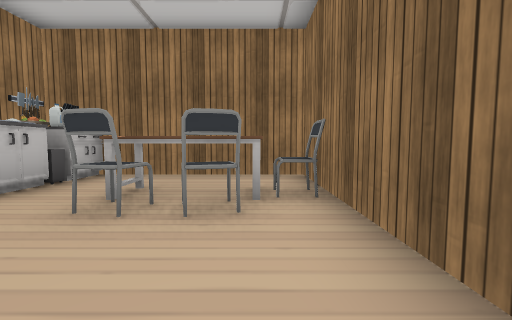
[1] (above)

12 first-person views from a walk through a 3-D level made in the Unity game engine. The camera is 0.68 m above the floor, tilts 4° down and sees 90° across. The floor is counted in squares, 1 m on a side. Each view is taken from the middle of a square. On the plan, view 1 faces up. The plan holds only what a view shows up to about 9 squares ahead; the rest is blank. The place goes on beyond the plan. The player is left out. Some surface patterns are stand-ins.

[2]
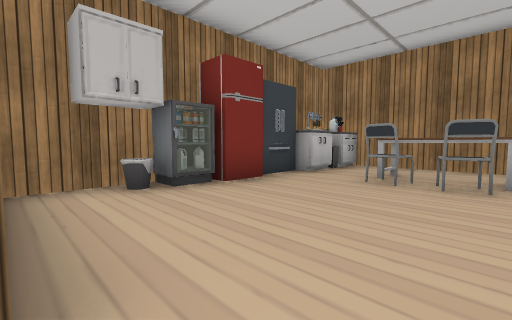

[3]
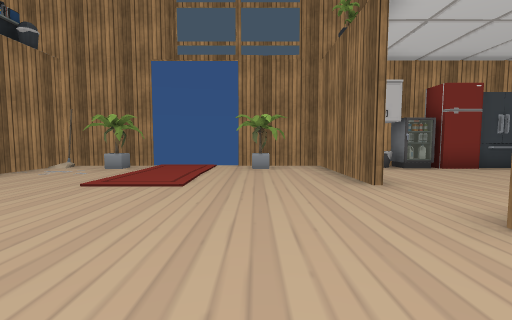

[4]
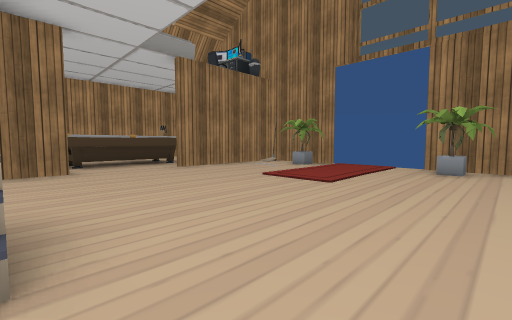

[5]
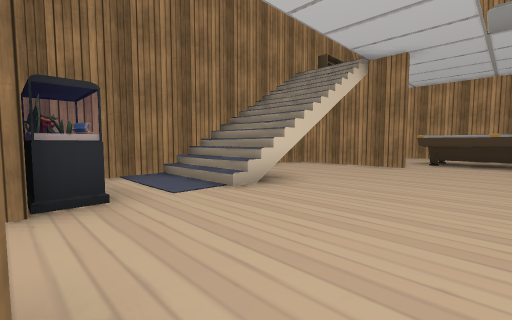

[6]
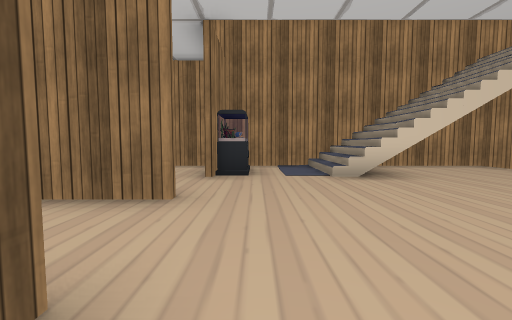

[7]
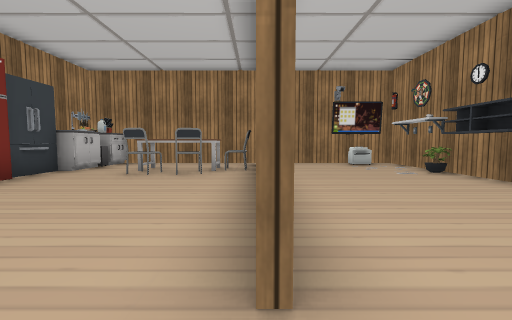

[8]
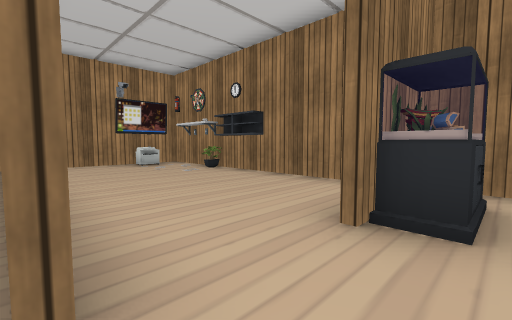

[9]
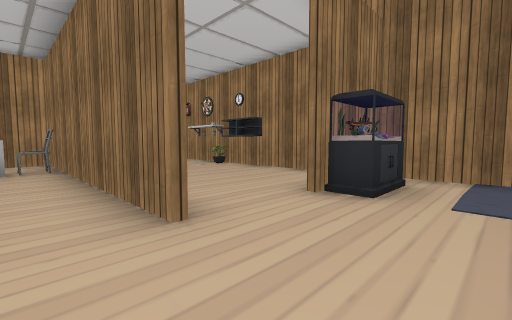

[10]
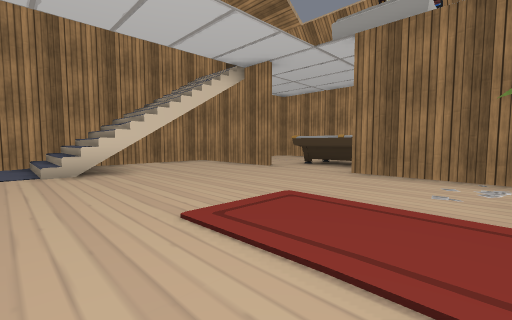

[11]
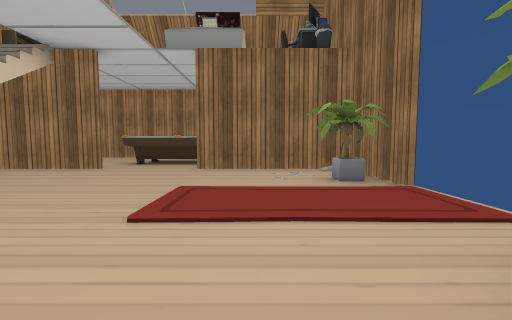

[12]
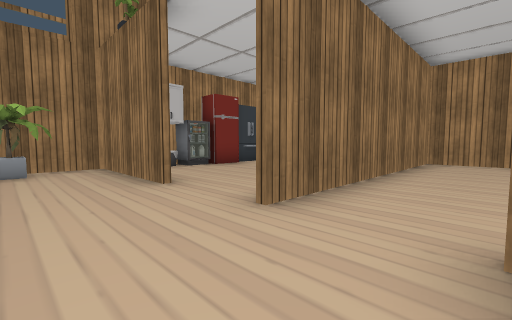

### Floor plan
Key: @ floor where view 1 was taken; # wall or solid block; . main floor; : floor 0.95 m higher than the main floor; / step, stairs or slope; B bowl; C counter; I bin; T table; H chair; F fridge; P plant; R rug; O other object.
Columns run from 5 left of view 1 to 6 right of it. Each row starts with its distance up from view 1.
  6       ###
  5  BO####..O##
  4  CITTT#....#
  3   OHHHH...P#
  2  F..H.#...##
  1  F....#...##
  0  F...@#....#
 -1  I....#....#
 -2 ####....####
 -3 #........O.#
 -4 #P.........#
 -5  .......R//#
 -6  .......:/##
 -7  ..........#
 -8 #P.........#
 -9  O.........#
-10  ####..#####
-11     TTTT.
-12        T.

Positions as (right, up) in squares from view 1, and headings:
1: (0, 0), facing up
2: (0, -2), facing up-left
3: (3, -4), facing left
4: (3, -3), facing down-left
5: (0, -2), facing down-right
6: (-2, -3), facing right
7: (1, -3), facing up
8: (1, -3), facing up-right
9: (0, -4), facing up-right
10: (-3, -4), facing down-right
11: (-2, -3), facing down
12: (3, -4), facing up-left
